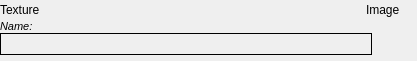
<?xml version="1.0" encoding="UTF-8"?>
<ui version="4.0">
 <class>wdg_textureAvatar</class>
 <widget class="QWidget" name="wdg_textureAvatar">
  <property name="geometry">
   <rect>
    <x>0</x>
    <y>0</y>
    <width>417</width>
    <height>67</height>
   </rect>
  </property>
  <property name="sizePolicy">
   <sizepolicy hsizetype="Preferred" vsizetype="Preferred">
    <horstretch>0</horstretch>
    <verstretch>0</verstretch>
   </sizepolicy>
  </property>
  <property name="minimumSize">
   <size>
    <width>0</width>
    <height>67</height>
   </size>
  </property>
  <property name="maximumSize">
   <size>
    <width>16777215</width>
    <height>16777215</height>
   </size>
  </property>
  <property name="windowTitle">
   <string/>
  </property>
  <property name="autoFillBackground">
   <bool>false</bool>
  </property>
  <property name="styleSheet">
   <string notr="true"/>
  </property>
  <property name="class" stdset="0">
   <string>TexturePreview</string>
  </property>
  <layout class="QHBoxLayout" name="horizontalLayout_3">
   <property name="sizeConstraint">
    <enum>QLayout::SetMinAndMaxSize</enum>
   </property>
   <property name="margin">
    <number>0</number>
   </property>
   <item>
    <widget class="QFrame" name="mainFrame">
     <property name="sizePolicy">
      <sizepolicy hsizetype="Preferred" vsizetype="Fixed">
       <horstretch>0</horstretch>
       <verstretch>0</verstretch>
      </sizepolicy>
     </property>
     <property name="minimumSize">
      <size>
       <width>0</width>
       <height>50</height>
      </size>
     </property>
     <property name="styleSheet">
      <string notr="true"/>
     </property>
     <property name="frameShape">
      <enum>QFrame::NoFrame</enum>
     </property>
     <property name="lineWidth">
      <number>0</number>
     </property>
     <property name="class" stdset="0">
      <string>TexPreviewMainFrame</string>
     </property>
     <layout class="QGridLayout" name="gridLayout">
      <property name="leftMargin">
       <number>0</number>
      </property>
      <property name="topMargin">
       <number>0</number>
      </property>
      <property name="rightMargin">
       <number>0</number>
      </property>
      <property name="bottomMargin">
       <number>6</number>
      </property>
      <property name="spacing">
       <number>0</number>
      </property>
      <item row="0" column="0" colspan="2">
       <widget class="QFrame" name="Legend">
        <property name="sizePolicy">
         <sizepolicy hsizetype="Preferred" vsizetype="Preferred">
          <horstretch>0</horstretch>
          <verstretch>0</verstretch>
         </sizepolicy>
        </property>
        <property name="autoFillBackground">
         <bool>false</bool>
        </property>
        <layout class="QHBoxLayout" name="horizontalLayout_2">
         <property name="spacing">
          <number>4</number>
         </property>
         <property name="margin">
          <number>0</number>
         </property>
         <item>
          <widget class="QLabel" name="caption">
           <property name="font">
            <font/>
           </property>
           <property name="autoFillBackground">
            <bool>false</bool>
           </property>
           <property name="styleSheet">
            <string notr="true">border: none; background: transparent;</string>
           </property>
           <property name="text">
            <string>Texture</string>
           </property>
          </widget>
         </item>
         <item>
          <spacer name="horizontalSpacer">
           <property name="orientation">
            <enum>Qt::Horizontal</enum>
           </property>
           <property name="sizeHint" stdset="0">
            <size>
             <width>82</width>
             <height>20</height>
            </size>
           </property>
          </spacer>
         </item>
         <item>
          <widget class="QLabel" name="lblTextureType">
           <property name="font">
            <font/>
           </property>
           <property name="autoFillBackground">
            <bool>false</bool>
           </property>
           <property name="styleSheet">
            <string notr="true">background: transparent</string>
           </property>
           <property name="text">
            <string>Image</string>
           </property>
          </widget>
         </item>
         <item>
          <widget class="QLabel" name="taTextureDataType">
           <property name="sizePolicy">
            <sizepolicy hsizetype="Preferred" vsizetype="Fixed">
             <horstretch>0</horstretch>
             <verstretch>0</verstretch>
            </sizepolicy>
           </property>
           <property name="minimumSize">
            <size>
             <width>13</width>
             <height>13</height>
            </size>
           </property>
           <property name="maximumSize">
            <size>
             <width>13</width>
             <height>13</height>
            </size>
           </property>
           <property name="font">
            <font/>
           </property>
           <property name="autoFillBackground">
            <bool>false</bool>
           </property>
           <property name="styleSheet">
            <string notr="true">background: transparent</string>
           </property>
           <property name="frameShape">
            <enum>QFrame::NoFrame</enum>
           </property>
           <property name="text">
            <string/>
           </property>
           <property name="alignment">
            <set>Qt::AlignCenter</set>
           </property>
          </widget>
         </item>
        </layout>
       </widget>
      </item>
      <item row="1" column="0" rowspan="2" colspan="2">
       <widget class="QLabel" name="lblTextureName">
        <property name="sizePolicy">
         <sizepolicy hsizetype="Preferred" vsizetype="Fixed">
          <horstretch>0</horstretch>
          <verstretch>0</verstretch>
         </sizepolicy>
        </property>
        <property name="font">
         <font>
          <pointsize>-1</pointsize>
          <italic>true</italic>
         </font>
        </property>
        <property name="styleSheet">
         <string notr="true">font-size: 11px;
font-style:italic;
</string>
        </property>
        <property name="text">
         <string>Name:</string>
        </property>
        <property name="alignment">
         <set>Qt::AlignLeading|Qt::AlignLeft|Qt::AlignVCenter</set>
        </property>
       </widget>
      </item>
      <item row="2" column="1" rowspan="2">
       <widget class="QPushButton" name="btnEdit">
        <property name="sizePolicy">
         <sizepolicy hsizetype="Fixed" vsizetype="Fixed">
          <horstretch>0</horstretch>
          <verstretch>0</verstretch>
         </sizepolicy>
        </property>
        <property name="minimumSize">
         <size>
          <width>45</width>
          <height>26</height>
         </size>
        </property>
        <property name="maximumSize">
         <size>
          <width>28</width>
          <height>26</height>
         </size>
        </property>
        <property name="text">
         <string/>
        </property>
        <property name="icon">
         <iconset resource="../resources/RealityUI.qrc">
          <normaloff>:/images/gearIcon.png</normaloff>:/images/gearIcon.png</iconset>
        </property>
        <property name="iconSize">
         <size>
          <width>16</width>
          <height>16</height>
         </size>
        </property>
        <property name="flat">
         <bool>true</bool>
        </property>
        <property name="class" stdset="0">
         <string>GearButton</string>
        </property>
       </widget>
      </item>
      <item row="3" column="0">
       <widget class="QStackedWidget" name="textures">
        <property name="sizePolicy">
         <sizepolicy hsizetype="Preferred" vsizetype="Fixed">
          <horstretch>0</horstretch>
          <verstretch>0</verstretch>
         </sizepolicy>
        </property>
        <property name="minimumSize">
         <size>
          <width>0</width>
          <height>22</height>
         </size>
        </property>
        <property name="maximumSize">
         <size>
          <width>16777215</width>
          <height>16777215</height>
         </size>
        </property>
        <property name="styleSheet">
         <string notr="true"/>
        </property>
        <property name="currentIndex">
         <number>0</number>
        </property>
        <widget class="QWidget" name="imageMap">
         <layout class="QVBoxLayout" name="verticalLayout">
          <property name="margin">
           <number>0</number>
          </property>
          <item>
           <widget class="QLabel" name="imText">
            <property name="sizePolicy">
             <sizepolicy hsizetype="Preferred" vsizetype="Preferred">
              <horstretch>0</horstretch>
              <verstretch>0</verstretch>
             </sizepolicy>
            </property>
            <property name="styleSheet">
             <string notr="true"/>
            </property>
            <property name="frameShape">
             <enum>QFrame::Box</enum>
            </property>
            <property name="text">
             <string/>
            </property>
           </widget>
          </item>
         </layout>
        </widget>
        <widget class="QWidget" name="colorMath">
         <layout class="QVBoxLayout" name="verticalLayout_2">
          <property name="margin">
           <number>0</number>
          </property>
          <item>
           <widget class="QFrame" name="frCM">
            <property name="frameShape">
             <enum>QFrame::NoFrame</enum>
            </property>
            <layout class="QHBoxLayout" name="horizontalLayout">
             <property name="spacing">
              <number>0</number>
             </property>
             <property name="margin">
              <number>0</number>
             </property>
             <item>
              <widget class="QLabel" name="cmLeftTexture">
               <property name="minimumSize">
                <size>
                 <width>91</width>
                 <height>0</height>
                </size>
               </property>
               <property name="font">
                <font/>
               </property>
               <property name="frameShape">
                <enum>QFrame::Box</enum>
               </property>
               <property name="text">
                <string>Texture</string>
               </property>
               <property name="alignment">
                <set>Qt::AlignLeading|Qt::AlignLeft|Qt::AlignVCenter</set>
               </property>
              </widget>
             </item>
             <item>
              <widget class="QLabel" name="cmSign">
               <property name="minimumSize">
                <size>
                 <width>12</width>
                 <height>0</height>
                </size>
               </property>
               <property name="maximumSize">
                <size>
                 <width>12</width>
                 <height>16777215</height>
                </size>
               </property>
               <property name="font">
                <font/>
               </property>
               <property name="frameShape">
                <enum>QFrame::NoFrame</enum>
               </property>
               <property name="lineWidth">
                <number>1</number>
               </property>
               <property name="text">
                <string>x</string>
               </property>
               <property name="alignment">
                <set>Qt::AlignCenter</set>
               </property>
              </widget>
             </item>
             <item>
              <widget class="QLabel" name="cmRightTexture">
               <property name="minimumSize">
                <size>
                 <width>91</width>
                 <height>0</height>
                </size>
               </property>
               <property name="frameShape">
                <enum>QFrame::Box</enum>
               </property>
               <property name="text">
                <string>Texture</string>
               </property>
              </widget>
             </item>
            </layout>
           </widget>
          </item>
         </layout>
        </widget>
        <widget class="QWidget" name="mix">
         <layout class="QHBoxLayout" name="horizontalLayout_4">
          <property name="margin">
           <number>0</number>
          </property>
          <item>
           <widget class="QLabel" name="mixTextureA">
            <property name="sizePolicy">
             <sizepolicy hsizetype="Preferred" vsizetype="Expanding">
              <horstretch>0</horstretch>
              <verstretch>0</verstretch>
             </sizepolicy>
            </property>
            <property name="frameShape">
             <enum>QFrame::Box</enum>
            </property>
            <property name="text">
             <string>Mix</string>
            </property>
           </widget>
          </item>
          <item>
           <widget class="QLabel" name="mixTextureB">
            <property name="sizePolicy">
             <sizepolicy hsizetype="Preferred" vsizetype="Expanding">
              <horstretch>0</horstretch>
              <verstretch>0</verstretch>
             </sizepolicy>
            </property>
            <property name="frameShape">
             <enum>QFrame::Box</enum>
            </property>
            <property name="text">
             <string>TextLabel</string>
            </property>
           </widget>
          </item>
         </layout>
        </widget>
        <widget class="QWidget" name="generic">
         <layout class="QVBoxLayout" name="verticalLayout_4">
          <property name="margin">
           <number>0</number>
          </property>
          <item>
           <widget class="QLabel" name="gtLabel">
            <property name="frameShape">
             <enum>QFrame::Box</enum>
            </property>
            <property name="text">
             <string/>
            </property>
            <property name="alignment">
             <set>Qt::AlignCenter</set>
            </property>
           </widget>
          </item>
         </layout>
        </widget>
       </widget>
      </item>
     </layout>
    </widget>
   </item>
  </layout>
 </widget>
 <resources>
  <include location="../resources/RealityUI.qrc"/>
 </resources>
 <connections/>
 <slots>
  <slot>edit()</slot>
 </slots>
</ui>
